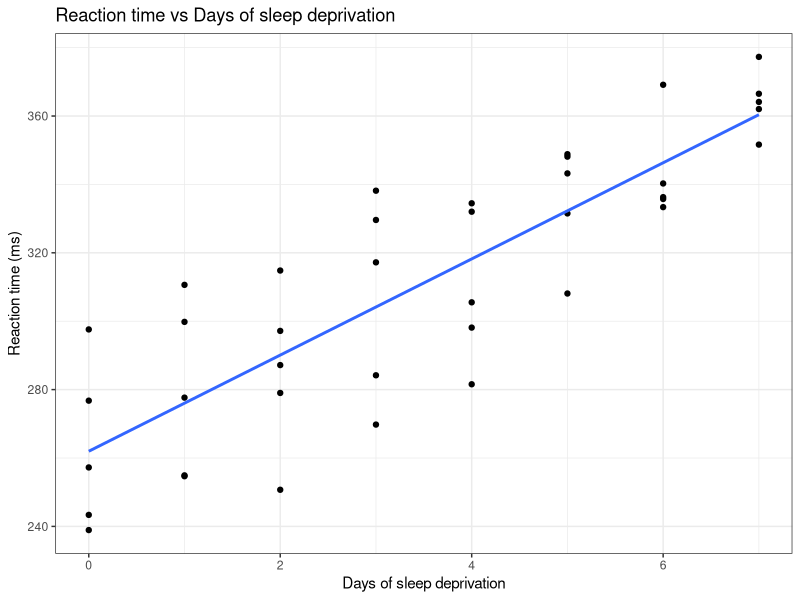
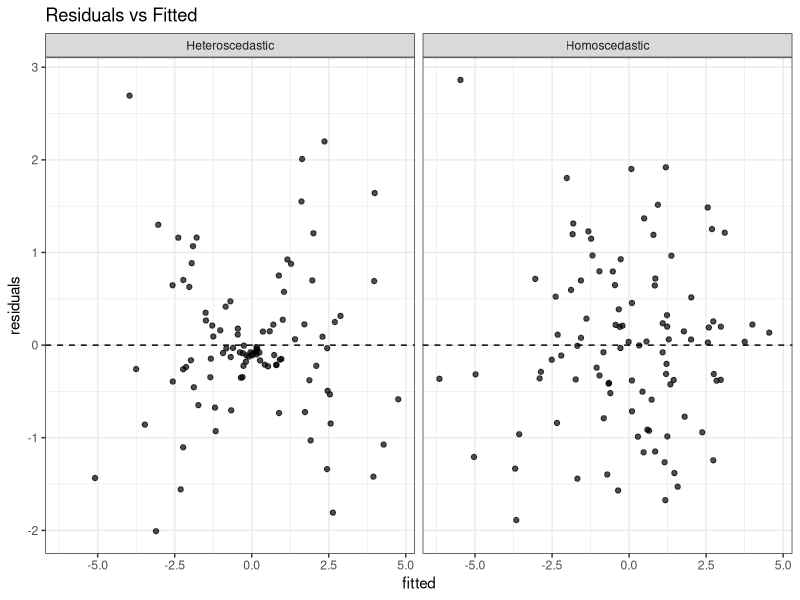
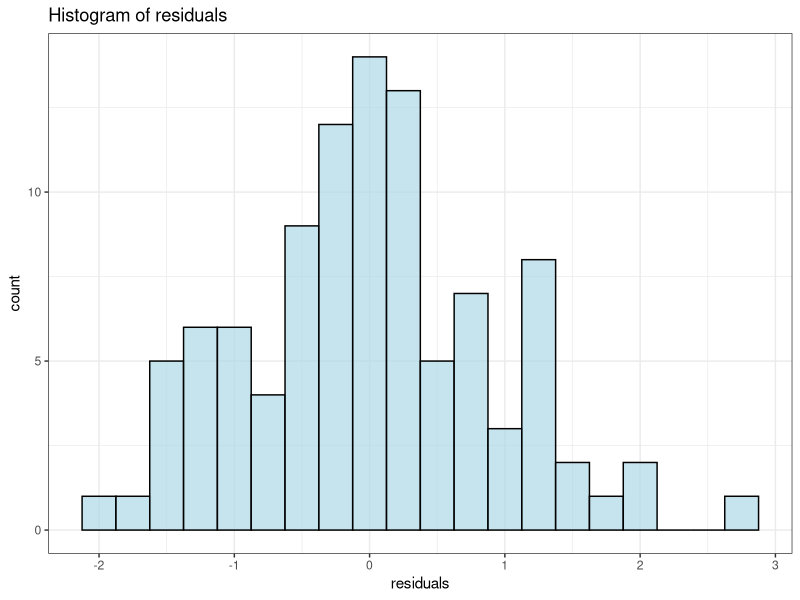
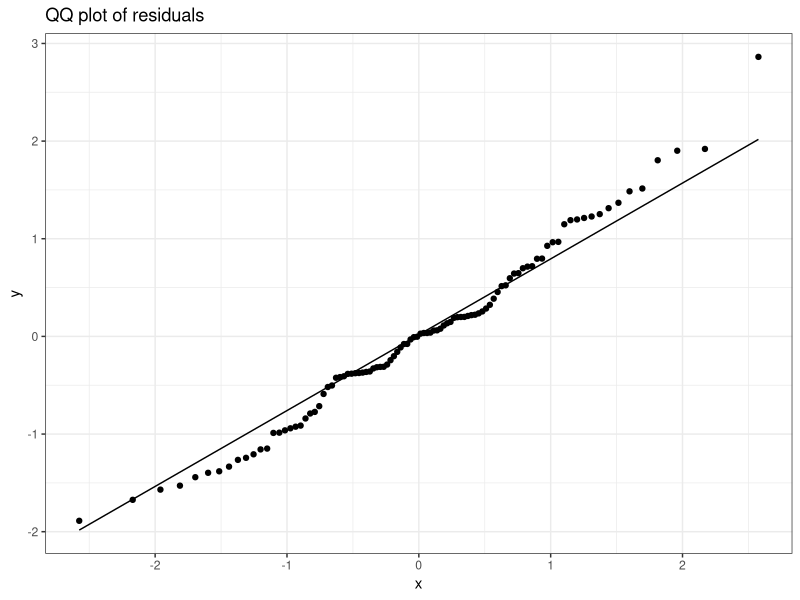
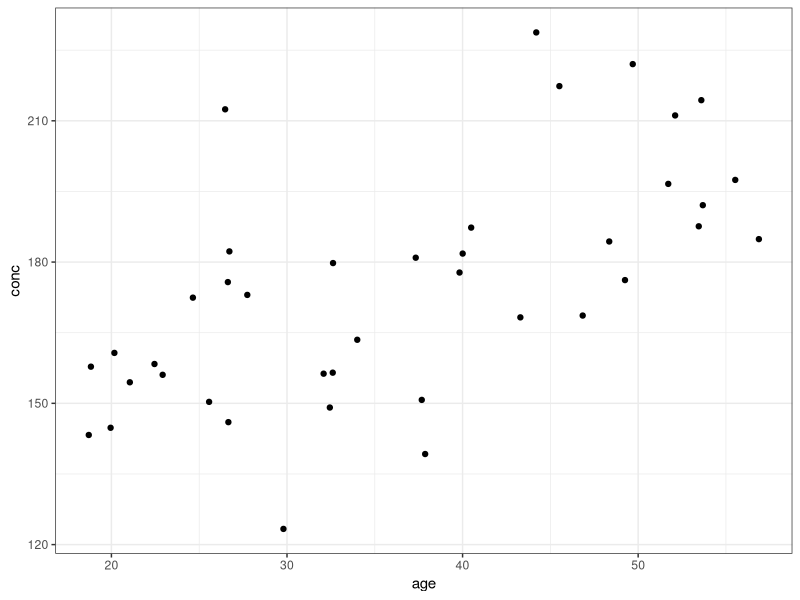
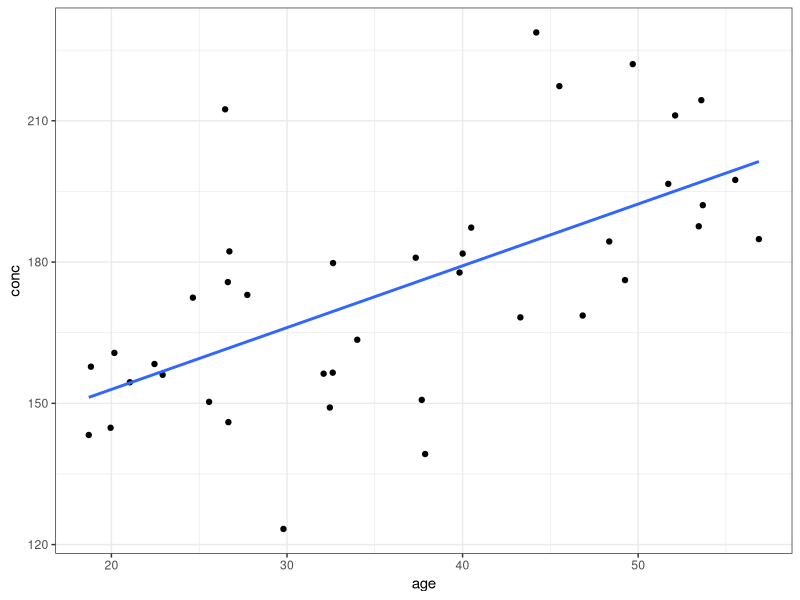
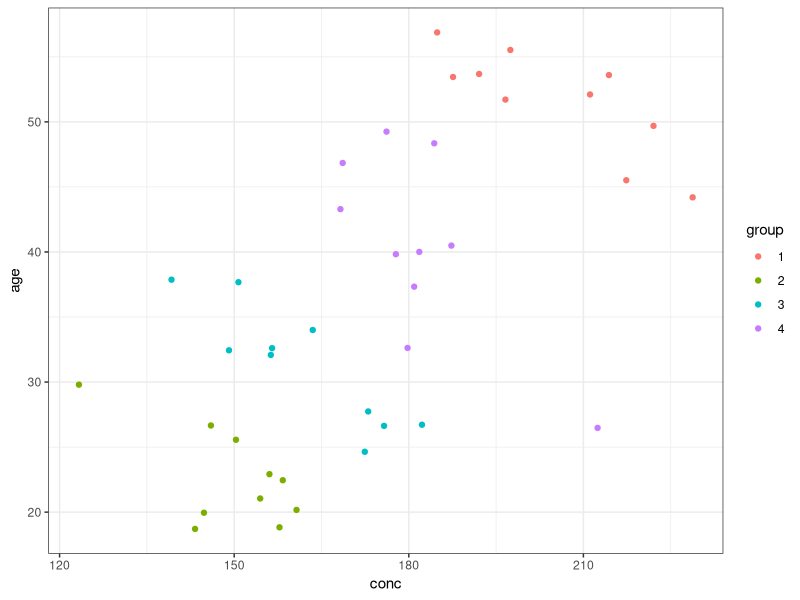
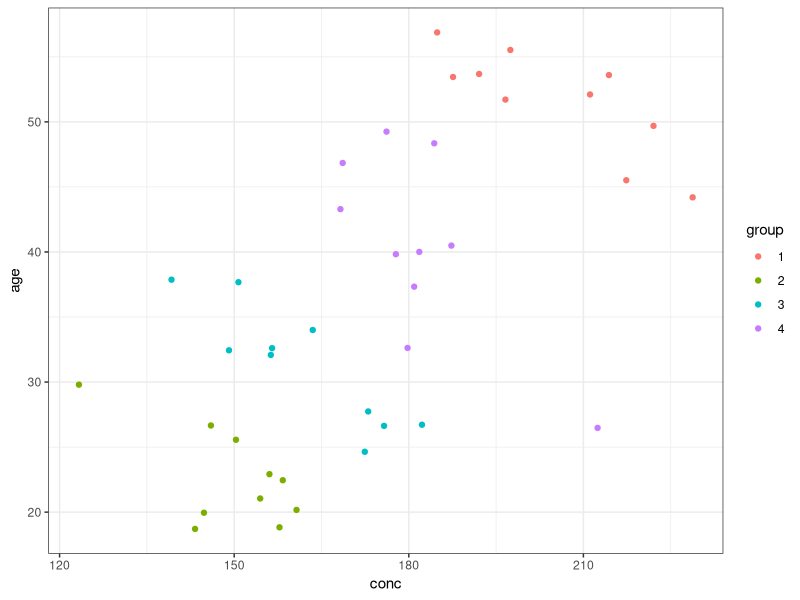

R code for these plots, in order:
## ---- chunk 1
library(tidyverse)
library(ggplot2)
library(lme4)
## ---- chunk 2
sleep <- sleepstudy |> filter(Subject %in% c(333, 334, 369, 349, 372), Days>=2) |> mutate(Days=Days-2)
sleep2 <- sleepstudy |> filter(Days>=2) |> mutate(Days=Days-2)
sleep |> ggplot(aes(x=Days, y=Reaction)) + geom_point() + geom_smooth(method="lm", se=FALSE) + theme_bw() +
  labs(title = "Reaction time vs Days of sleep deprivation",
       x = "Days of sleep deprivation",
       y = "Reaction time (ms)")
## ---- chunk 3
#| fig-width: 8
#| fig-height: 3
library(ggplot2)
library(dplyr)

set.seed(42)

# Homoscedastic data
x1 <- rnorm(100)
y1 <- 2 * x1 + rnorm(100, sd = 1)
model1 <- lm(y1 ~ x1)
resid_data1 <- data.frame(
  fitted = fitted(model1),
  residuals = resid(model1),
  type = "Homoscedastic"
)

# Heteroscedastic data
x2 <- rnorm(100)
y2 <- 2 * x2 + rnorm(100, sd = abs(x2))
model2 <- lm(y2 ~ x2)
resid_data2 <- data.frame(
  fitted = fitted(model2),
  residuals = resid(model2),
  type = "Heteroscedastic"
)

# Combine
resid_data <- bind_rows(resid_data1, resid_data2)

# Plot both
ggplot(resid_data, aes(x = fitted, y = residuals)) +
  geom_point(alpha = 0.7) +
  geom_hline(yintercept = 0, linetype = "dashed") +
  facet_wrap(~type) +
  labs(title = "Residuals vs Fitted") + theme_bw()

## ---- chunk 4
#| fig-height: 3.5
#| fig-width: 5
#| layout-ncol: 2
# QQ Plot for Normality
resid_data_norm <- data.frame(residuals = resid(model1))
ggplot(resid_data_norm, aes(x = residuals)) +
  geom_histogram(bins=20, fill = "lightblue", color = "black", alpha = 0.7) +
  labs(title = "Histogram of residuals") + theme_bw()
ggplot(resid_data_norm, aes(sample = residuals)) +
  stat_qq() +
  stat_qq_line() +
  labs(title = "QQ plot of residuals") + theme_bw()
## ---- chunk 5
simulate_gene_expression <- function(Nsubj = 4, n=10, Gslope = 2, slope=-4, Gint = 100, xm=30, xmsd=5, xsd=2, esd=2) {
  xmean <- rnorm(Nsubj, mean = xm, sd = xmsd)
  
data.frame(subject= rep(as.character(1:Nsubj), each = n),
           xmean = rep(xmean, each = n)) |>
           mutate(xd = rnorm(Nsubj * n, mean = 0, sd = xsd), x=xmean+xd, y = Gint + Gslope * xmean + slope * xd + rnorm(Nsubj * n, sd = esd))
  
}
set.seed(3431)
df <- simulate_gene_expression(xmsd=10, Gslope=2, slope=-2, xsd=5, esd=8) |> rename(group=subject, age=x, conc=y)

df |> ggplot(aes(x=age, y=conc)) + geom_point() + theme_bw()
## ---- chunk 6
df |> ggplot(aes(x=age, y=conc)) + geom_point() + geom_smooth(method="lm", se=FALSE) + theme_bw()
## ---- chunk 7
m0 <- lm(conc ~ age, data = df)
summary(m0)
## ---- chunk 8
df |> ggplot(aes(x=conc, y=age, color=group)) + geom_point() + theme_bw()
## ---- chunk 9
m1 <- lm(conc ~ age + group, data = df)
summary(m1)
## ---- chunk 10
df |> ggplot(aes(x=conc, y=age, color=group)) + geom_point() + theme_bw()
df$pred <- predict(m1)
df |> ggplot(aes(x=age, y=conc, color=group)) + geom_point() + geom_line(aes(y=pred)) + theme_bw() + theme(legend.position = "none")
## ---- chunk 11
df |> ggplot(aes(x=age, y=conc, color=group)) + geom_point() + theme_bw() + theme(legend.position = "none")
## ---- chunk 12
df |> ggplot(aes(x=age, y=conc, color=group)) + geom_point() + theme_bw() + theme(legend.position = "none")
## ---- chunk 13
library(lme4)

mm <- lmer(conc ~ age + (1 | group), data = df)
#Show the predicted lines
df$pred <- predict(mm)
## With random slope
mm2 <- lmer(conc ~ age + (1 + age | group), data = df)
#Show the predicted lines
df$pred2 <- predict(mm2)

pl <- df |> ggplot(aes(x=age, y=conc, color=group)) + geom_point() + theme_bw() + theme(legend.position = "none")
pl + geom_line(aes(y=pred)) + labs(title = "Predicted concentration by age and group")
## ---- chunk 14
library(lme4)

mm <- lmer(conc ~ age + (1 | group), data = df)
summary(mm)
## ---- chunk 15
var_components <- as.data.frame(VarCorr(mm))
icc <- var_components$vcov[1] / sum(var_components$vcov)
icc
## ---- chunk 16
pl + geom_line(aes(y=pred2)) + labs(title = "Predicted concentration by age and group")
## ---- chunk 17
mm2 <- lmer(conc ~ age + (1 + age | group), data = df)
summary(mm2)
